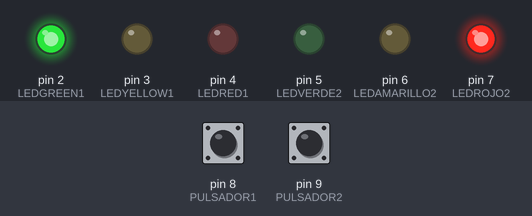
The sketch below on a simulated Arduino Uno, built with avr-gcc and run on an emulated ATmega328P. Shown: output pins drawn as LEDs (lit = HIGH). The test bench sets the inputs (shaded band); at power-on: pin 9 (PULSADOR2) LOW, pin 8 (PULSADOR1) LOW.

Above: at 1.2 s.
1.3 s: pin 9 (PULSADOR2) pulled HIGH for 0.15 s
At 6.6 s:
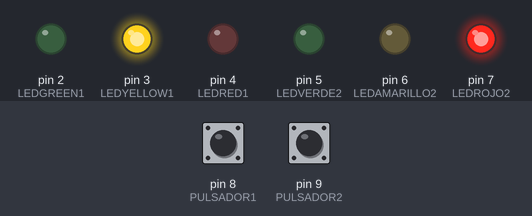
At 8.9 s:
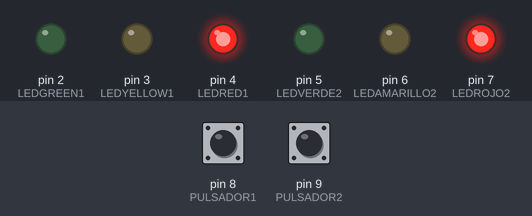
Timing chart, 0 to 10.8 s (numbered marks = the images above; inputs shaded):
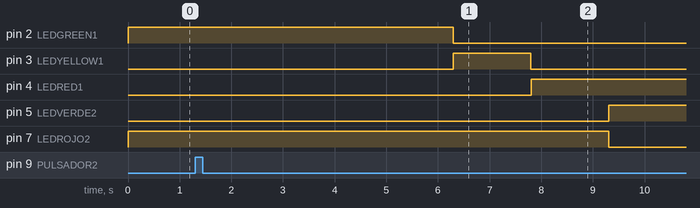

The sketch:

SEMAFORO.ino
```cpp
/*Natalia Isabel Hernandez Naveros
  Leidy Yuliana Quintero Jaramillo
  Jhon Anderson Sanchez Buritica
  Proyecto Simulacion de semaforo inteligente*/

// Pines utilizados en la placa arduino
#define LEDGREEN1 2
#define LEDYELLOW1 3
#define LEDRED1 4
#define LEDVERDE2 5
#define LEDAMARILLO2 6
#define LEDROJO2 7
#define PULSADOR1 8
#define PULSADOR2 9

// Definimos Variables
bool activo1 = true; // Indica si el semáforo 1 está activo, de lo contrario será el semáforo 2
int tiempoCambio = 1500; // Tiempo de espera entre transición de LEDs
int tiempoEspera = 5000; // Tiempo de espera hasta comenzar transición

void setup() {
  // Iniciamos el monitor serie
  Serial.begin(9600);

  // Salida de los pines
  pinMode(LEDGREEN1, OUTPUT);
  pinMode(LEDYELLOW1, OUTPUT);
  pinMode(LEDRED1, OUTPUT);
  pinMode(LEDVERDE2, OUTPUT);
  pinMode(LEDAMARILLO2, OUTPUT);
  pinMode(LEDROJO2, OUTPUT);
//Entrada de los pines
  pinMode(PULSADOR1, INPUT);
  pinMode(PULSADOR2, INPUT);

  // Apagamos todos los LEDs
  digitalWrite(LEDGREEN1, LOW);
  digitalWrite(LEDYELLOW1, LOW);
  digitalWrite(LEDRED1, LOW);
  digitalWrite(LEDVERDE2, LOW);
  digitalWrite(LEDAMARILLO2, LOW);
  digitalWrite(LEDROJO2, LOW);

  // Estado inicial: semáforo 1 abierto o encendido, semáforo 2 cerrado o en espera
  digitalWrite(LEDGREEN1, HIGH);
  digitalWrite(LEDROJO2, HIGH);
}

void loop() {
  // Definimos semáforo que tengamos activo
  if (activo1)
  {
    // Encendido el semáforo 1, comprobamos con el pulsador 2
    int valor2 = digitalRead(PULSADOR2);

    // Si hay un carro o un automovil esperando, ejercemos presión en el pulsador
    if (valor2 == HIGH)
    {
      // Encender semáforo 2
      encendersemaforo2();

      // Semáforo 2 activo
      activo1 = false;
    }
  }
  else
  {
    // Está encendido el semáforo 1, comprobamos el pulsador 1
    int valor1 = digitalRead(PULSADOR1);

    // Si hay un coche esperando, pulsador pulsado
    if (valor1 == HIGH)
    {
      // Encender semáforo 1
      encendersemaforo1();

      // Semáforo 1 activo
      activo1 = true;
    }
  }
}

void encendersemaforo2()
{
  // Apagamos semáforo 1
  // Esperamos
  delay(tiempoEspera);

  // Pasamos a luz amarilla
  digitalWrite(LEDGREEN1, LOW);
  digitalWrite(LEDYELLOW1, HIGH);

  // Esperamos
  delay(tiempoCambio);

  // Pasamos a luz roja
  digitalWrite(LEDYELLOW1, LOW);
  digitalWrite(LEDRED1, HIGH);

  // Encendemos semáforo 2
  // Esperamos
  delay(tiempoCambio);

  // Pasamos a luz amarilla
  digitalWrite(LEDROJO2, LOW);
  digitalWrite(LEDVERDE2, HIGH);
}

void encendersemaforo1()
{
  // Apagamos semáforo 2
  // Esperamos
  delay(tiempoEspera);

  // Pasamos a luz amarilla
  digitalWrite(LEDVERDE2, LOW);
  digitalWrite(LEDAMARILLO2, HIGH);

  // Esperamos
  delay(tiempoCambio);

  // Pasamos a luz roja
  digitalWrite(LEDAMARILLO2, LOW);
  digitalWrite(LEDROJO2, HIGH);

  // Encendemos semáforo 1
  // Esperamos
  delay(tiempoCambio);

  // Pasamos a luz amarilla
  digitalWrite(LEDRED1, LOW);
  digitalWrite(LEDGREEN1, HIGH);
}
```

Measured:
- after the input at 1.3 s, pin 2 (LEDGREEN1): HIGH → LOW after 5.0 s; pin 3 (LEDYELLOW1): LOW → HIGH after 5.0 s, → LOW 1.5 s later; pin 4 (LEDRED1): LOW → HIGH after 6.5 s; pin 5 (LEDVERDE2): LOW → HIGH after 8.0 s; pin 7 (LEDROJO2): HIGH → LOW after 8.0 s
